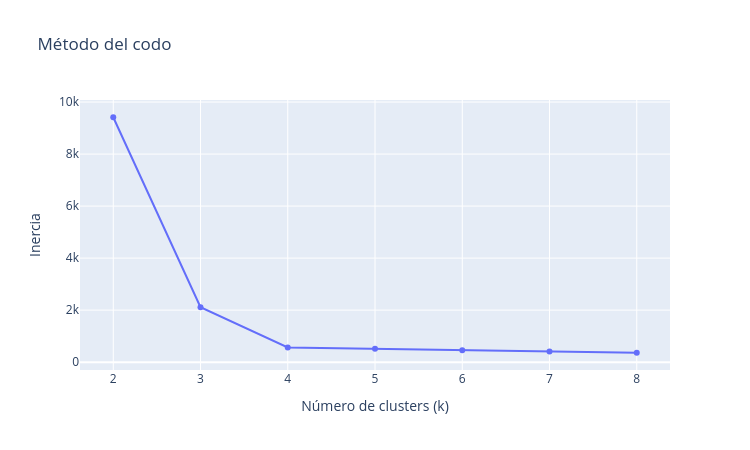
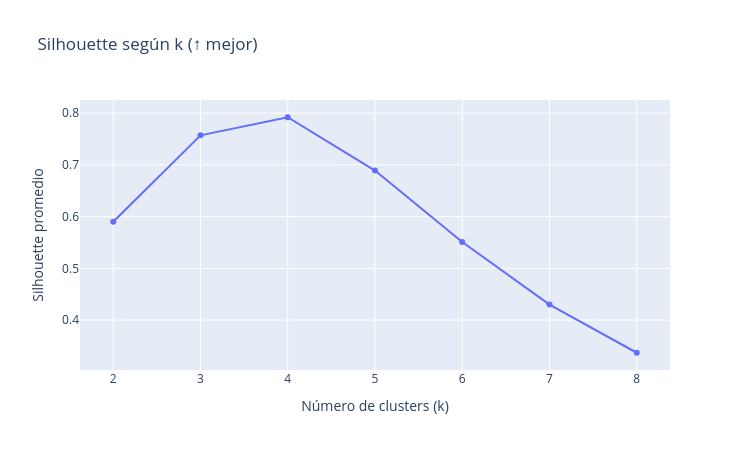

Notebook code for these charts, in order:
### Code cell
plot_codo(metricas_blobs['k'], metricas_blobs['inercia'])
plot_silueta_k(metricas_blobs)

### Figure 1 — Plotly figure (JSON) as saved in the notebook; plotly's stock layout.template omitted (floating-point values rounded to 4 significant figures)
{"data": [{"hovertemplate": "Número de clusters (k)=%{x}<br>Inercia=%{y}<extra></extra>", "legendgroup": "", "line": {"color": "#636efa", "dash": "solid"}, "marker": {"symbol": "circle"}, "mode": "lines+markers", "name": "", "orientation": "v", "showlegend": false, "type": "scatter", "x": [2, 3, 4, 5, 6, 7, 8], "xaxis": "x", "y": [9416.0, 2110.0, 564.9, 512.4, 460.3, 408.9, 360.8], "yaxis": "y"}], "layout": {"height": 450, "legend": {"tracegroupgap": 0}, "title": {"text": "Método del codo"}, "width": 750, "xaxis": {"anchor": "y", "domain": [0, 1], "title": {"text": "Número de clusters (k)"}}, "yaxis": {"anchor": "x", "domain": [0, 1], "title": {"text": "Inercia"}}}}

### Figure 2 — Plotly figure (JSON) as saved in the notebook; plotly's stock layout.template omitted (floating-point values rounded to 4 significant figures)
{"data": [{"hovertemplate": "Número de clusters (k)=%{x}<br>Silhouette promedio=%{y}<extra></extra>", "legendgroup": "", "line": {"color": "#636efa", "dash": "solid"}, "marker": {"symbol": "circle"}, "mode": "lines+markers", "name": "", "orientation": "v", "showlegend": false, "type": "scatter", "x": [2, 3, 4, 5, 6, 7, 8], "xaxis": "x", "y": [0.59, 0.757, 0.792, 0.689, 0.551, 0.43, 0.337], "yaxis": "y"}], "layout": {"height": 450, "legend": {"tracegroupgap": 0}, "title": {"text": "Silhouette según k (↑ mejor)"}, "width": 750, "xaxis": {"anchor": "y", "domain": [0, 1], "dtick": 1, "title": {"text": "Número de clusters (k)"}}, "yaxis": {"anchor": "x", "domain": [0, 1], "title": {"text": "Silhouette promedio"}}}}
